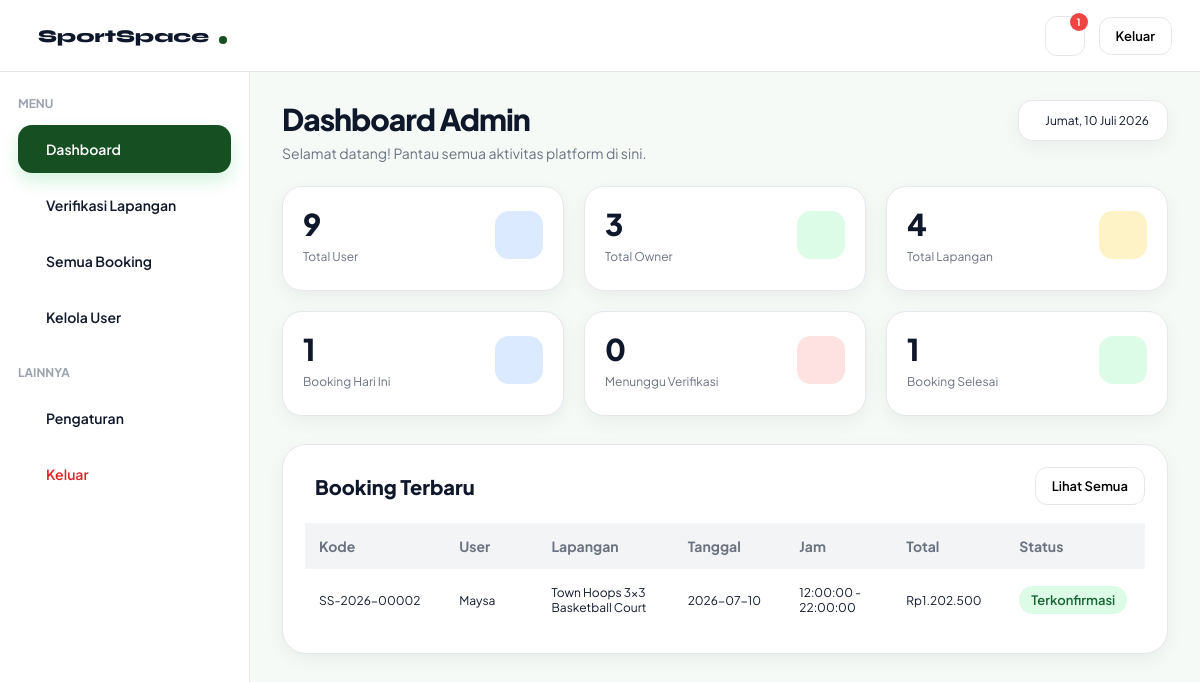
Page /dashboard-admin.php?filter=diterima on the committed database.
### tables this page shows
CREATE TABLE `booking` (
  `booking_id` int(11) NOT NULL,
  `user_id` int(11) NOT NULL,
  `field_id` int(11) NOT NULL,
  `tanggal` date NOT NULL,
  `jam_mulai` time NOT NULL,
  `jam_selesai` time NOT NULL,
  `status` enum('tertunda','terkonfirmasi','ditolak','dibatalkan','selesai') NOT NULL DEFAULT 'tertunda',
  `created_at` timestamp NOT NULL DEFAULT current_timestamp(),
  `booking_code` varchar(20) DEFAULT NULL,
  `metode_pembayaran` varchar(30) DEFAULT NULL,
  `bank` varchar(30) DEFAULT NULL,
  `total` decimal(12,2) NOT NULL
);

CREATE TABLE `users` (
  `user_id` int(11) NOT NULL,
  `nama` varchar(50) NOT NULL,
  `email` varchar(100) NOT NULL,
  `telepon` varchar(15) NOT NULL,
  `password` varchar(255) NOT NULL,
  `role` enum('user','admin','owner') NOT NULL DEFAULT 'user',
  `aktif` enum('aktif','nonaktif') NOT NULL DEFAULT 'aktif',
  `created_at` timestamp NOT NULL DEFAULT current_timestamp()
);

CREATE TABLE `fields` (
  `field_id` int(11) NOT NULL,
  `owner_id` int(11) DEFAULT NULL,
  `nama_lapangan` varchar(100) NOT NULL,
  `jenis` varchar(50) NOT NULL,
  `harga` decimal(10,2) NOT NULL,
  `status` enum('tersedia','penuh') NOT NULL DEFAULT 'tersedia',
  `lokasi` varchar(255) DEFAULT NULL,
  `gambar` varchar(255) DEFAULT NULL,
  `deskripsi` text DEFAULT NULL,
  `owner_name` varchar(100) DEFAULT NULL,
  `owner_phone` varchar(20) DEFAULT NULL,
  `owner_address` varchar(255) DEFAULT NULL,
  `jam_operasional` varchar(50) DEFAULT NULL,
  `kapasitas` int(11) DEFAULT NULL,
  `jenis_lantai` varchar(50) DEFAULT NULL,
  `fasilitas` text DEFAULT NULL,
  `maps_link` text DEFAULT NULL,
  `google_maps_url` text DEFAULT NULL,
  `verifikasi` enum('pending','diterima','ditolak') NOT NULL DEFAULT 'pending',
  `durasi_slot` int(11) NOT NULL DEFAULT 1,
  `hari_libur` text DEFAULT NULL,
  `aktif` enum('aktif','nonaktif') NOT NULL
);

CREATE TABLE `payment` (
  `payment_id` int(11) NOT NULL,
  `booking_id` int(11) NOT NULL,
  `metode` enum('transfer','ewallet','cash') NOT NULL,
  `total` decimal(10,2) NOT NULL,
  `status` enum('tertunda','diverifikasi','ditolak') NOT NULL DEFAULT 'tertunda',
  `tanggal_bayar` timestamp NOT NULL DEFAULT current_timestamp(),
  `bank` varchar(30) DEFAULT NULL
);

### get-admin-dashboard.php (called while the page is built, shortened)
<?php
include "config.php";
$result = mysqli_query($conn, "
SELECT COUNT(*) AS total
FROM users
");
$totalUser = mysqli_fetch_assoc($result)['total'];
$result = mysqli_query($conn, "
SELECT COUNT(*) AS total
FROM fields
");
$totalLapangan = mysqli_fetch_assoc($result)['total'];
$result = mysqli_query($conn,"
SELECT COUNT(*) AS total
FROM users
WHERE role='owner'
");
$totalOwner = mysqli_fetch_assoc($result)['total'];
$result = mysqli_query($conn,"
SELECT COUNT(*) AS total
FROM booking
WHERE tanggal = CURDATE()
");
$totalBookingHariIni = mysqli_fetch_assoc($result)['total'];
$result = mysqli_query($conn,"
SELECT COUNT(*) AS total
FROM booking
WHERE status='terkonfirmasi'
");
$totalBookingSelesai = mysqli_fetch_assoc($result)['total'];
$qNotifLapangan = mysqli_query($conn,"
    SELECT COUNT(*) AS total
    FROM fields
    WHERE verifikasi='pending'
");
$notifLapangan = mysqli_fetch_assoc($qNotifLapangan)['total'];
$qNotifBooking = mysqli_query($conn,"
    SELECT COUNT(*) AS total
    FROM booking
    WHERE DATE(created_at)=CURDATE()
    AND status='terkonfirmasi'
");
$notifBooking = mysqli_fetch_assoc($qNotifBooking)['total'];
$qNotifUser = mysqli_query($conn,"
    SELECT COUNT(*) AS total
    FROM users
    WHERE DATE(created_at)=CURDATE()
");
$notifUser = mysqli_fetch_assoc($qNotifUser)['total'];
$totalNotif = $notifLapangan + $notifBooking + $notifUser;

### get-verifikasi.php (called while the page is built, shortened)
<?php
include "config.php";
$totalPending = mysqli_fetch_assoc(
    mysqli_query($conn, "SELECT COUNT(*) total FROM fields WHERE verifikasi='pending'")
)['total'];

### get-booking-terbaru.php (called while the page is built)
<?php
include "config.php";
$queryBookingTerbaru = mysqli_query(
    $conn,
    "
    SELECT
        booking.booking_code,
        users.nama,
        fields.nama_lapangan,
        booking.tanggal,
        booking.jam_mulai,
        booking.jam_selesai,
        payment.total,
        booking.status
    FROM booking
    JOIN users
    ON booking.user_id = users.user_id
    JOIN fields
    ON booking.field_id = fields.field_id
    LEFT JOIN payment
    ON booking.booking_id = payment.booking_id
    ORDER BY booking.booking_id DESC
    LIMIT 5
    "
);

### dashboard-admin.php (the view, shortened to what this page needs)
<?php
include "get-admin-dashboard.php";
include "get-booking-terbaru.php";
include "get-users.php";
include "get-verifikasi.php";
?>
<?php
$hari = [
    "Minggu","Senin","Selasa","Rabu","Kamis","Jumat","Sabtu"
];
$bulan = [
    1=>"Januari","Februari","Maret","April","Mei","Juni",
    "Juli","Agustus","September","Oktober","November","Desember"
];
$today =
$hari[date("w")] . ", " .
date("d") . " " .
$bulan[(int)date("n")] . " " .
date("Y");
?>
<!DOCTYPE html>
<html lang="id">
<head>
  <link rel="stylesheet" href="admin.css">
  <link rel="stylesheet" href="https://cdn.jsdelivr.net/npm/@tabler/icons-webfont@3.31.0/dist/tabler-icons.min.css">
</head>
<body>
   <nav class="navbar">
    <a href="index.php"class="navbar-brand"> <i class="ti ti-bowling"></i>
      <span>SportSpace</span>
      <div class="dot"></div>
    </a>
    <div class="navbar-actions">
      <div class="notif-container">
        <div class="notif" onclick="toggleNotif()"> <i class="ti ti-bell"></i>
          <span
            class="notif-badge"
            id="notifBadge"
            <?php if($totalNotif == 0): ?>
                style="display:none;"
            <?php endif; ?>
            >
            <?= $totalNotif ?>
          </span>
        </div>
    </div>
    <a href="login.html">
      <button class="btn btn-outline btn-sm"> <i class="ti ti-logout"> </i> Keluar </button>
    </a>
  </div>
</nav>
 <div class="dashboard-layout">
   <aside class="sidebar">
    <div>
      <div class="sidebar-section"> MENU </div>
      <div class="sidebar-menu">
        <div class="sidebar-item active" onclick="showSection('dashboard', this)"> <i class="ti ti-home"></i>
          <span>Dashboard</span>
        </div>
        <div class="sidebar-item" onclick="showSection('venue', this)">
          <span>Verifikasi Lapangan</span>
        </div>
        <div class="sidebar-item" onclick="showSection('booking', this)"> <i class="ti ti-calendar-event"></i>
          <span>Semua Booking</span>
        </div>
        <div class="sidebar-item" onclick="showSection('user', this)"> <i class="ti ti-users"></i>
          <span>Kelola User</span>
        </div>
      </div>
      <div class="sidebar-section extra"> LAINNYA </div>
      <div class="sidebar-menu">
        <div class="sidebar-item" onclick="showSection('setting', this)"> <i class="ti ti-settings"></i>
          <span>Pengaturan</span>
        </div>
        <a href="login.html" class="logout-link">
          <div class="sidebar-item logout">
            <span>Keluar</span>
          </div>
        </a>
      </div>
    </div>
  </aside>
   <main class="dashboard-content loading" id="dashboardContent">
     <section id="section-dashboard">
      <div class="top-header">
        <div>
          <h1 class="page-title"> Dashboard Admin </h1>
          <p class="page-sub"> Selamat datang! Pantau semua aktivitas platform di sini. </p>
        </div>
        <div class="date-card">
          <?= $today ?>
        </div>
      </div>
        <div class="stats-grid">
    <div class="stat-card">
        <div class="stat-top">
            <div>
                <div class="stat-value"><?= $totalUser ?></div>
                <div class="stat-label">Total User</div>
            </div>
            <div class="stat-icon blue-bg">
            </div>
        </div>
    </div>
    <div class="stat-card">
        <div class="stat-top">
            <div>
                <div class="stat-value"><?= $totalOwner ?></div>
                <div class="stat-label">Total Owner</div>
            </div>
            <div class="stat-icon green-bg">
            </div>
        </div>
    </div>
    <div class="stat-card">
        <div class="stat-top">
            <div>
                <div class="stat-value"><?= $totalLapangan ?></div>
                <div class="stat-label">Total Lapangan</div>
            </div>
            <div class="stat-icon amber-bg">
            </div>
        </div>
    </div>
    <div class="stat-card">
        <div class="stat-top">
            <div>
                <div class="stat-value"><?= $totalBookingHariIni ?></div>
                <div class="stat-label">Booking Hari Ini</div>
            </div>
            <div class="stat-icon blue-bg">
            </div>
        </div>
    </div>
    <div class="stat-card">
        <div class="stat-top">
            <div>
                <div class="stat-value"><?= $totalPending ?></div>
                <div class="stat-label">Menunggu Verifikasi</div>
            </div>
            <div class="stat-icon red-bg">
            </div>
        </div>
    </div>
    <div class="stat-card">
        <div class="stat-top">
            <div>
                <div class="stat-value"><?= $totalBookingSelesai ?></div>
                <div class="stat-label">Booking Selesai</div>
            </div>
            <div class="stat-icon green-bg">
            </div>
        </div>
    </div>
</div>
       <div class="card">
        <div class="card-header">
          <div class="card-title"> <i class="ti ti-file-invoice"> </i> Booking Terbaru </div>
          <button class="btn btn-outline btn-sm" onclick="openBookingSection()"> Lihat Semua </button>
        </div>
        <div class="table-wrapper">
          <table class="table">
            <thead>
              <tr>
                <th>Kode</th>
                <th>User</th>
                <th>Lapangan</th>
                <th>Tanggal</th>
                <th>Jam</th>
                <th>Total</th>
                <th>Status</th>
              </tr>
            </thead>
            <tbody>
              <?php while($row = mysqli_fetch_assoc($queryBookingTerbaru)) : ?>
                <tr>
                  <td><?= $row['booking_code']; ?></td>
                  <td><?= $row['nama']; ?></td>
                  <td><?= $row['nama_lapangan']; ?></td>
                  <td><?= $row['tanggal']; ?></td>
                  <td>
                    <?= $row['jam_mulai']; ?>
                    -
                    <?= $row['jam_selesai']; ?>
                  </td>
                  <td>Rp<?= number_format($row['total'], 0, ",", ".") ?></td>
                  <td>
                    <?php
                    $status = strtolower($row['status']);
                    if($status == "terkonfirmasi"){
                      echo '<span class="status-badge success">Terkonfirmasi</span>';
                    }
                    elseif($status == "tertunda"){
                      echo '<span class="status-badge warning">Tertunda</span>';
                    }
                    elseif($status == "dibatalkan"){
                      echo '<span class="status-badge danger">Dibatalkan</span>';
                    }
                    elseif($status == "selesai"){
                      echo '<span class="status-badge info">Selesai</span>';
                    }
                    else{
                      echo '<span class="status-badge">'.$row['status'].'</span>';
                    }
                    ?>
                  </td>
                </tr>
              <?php endwhile; ?>
            </tbody>
          </table>
        </div>
      </div>
    </section>
    </main>
  </div>
    </body>
    </html>

### rows in the picture
booking: booking_code "SS-2026-00002", user.nama "Maysa", field.nama_lapangan "Town Hoops 3x3 Basketball Court", tanggal "2026-07-10", jam_mulai "12:00:00", jam_selesai "22:00:00", payment.total "1.202.500", status "Terkonfirmasi"

### other values in the picture
$totalNotif "1"
$totalUser "9"
$totalOwner "3"
$totalLapangan "4"
$totalBookingHariIni "1"
$totalPending "0"
$totalBookingSelesai "1"
